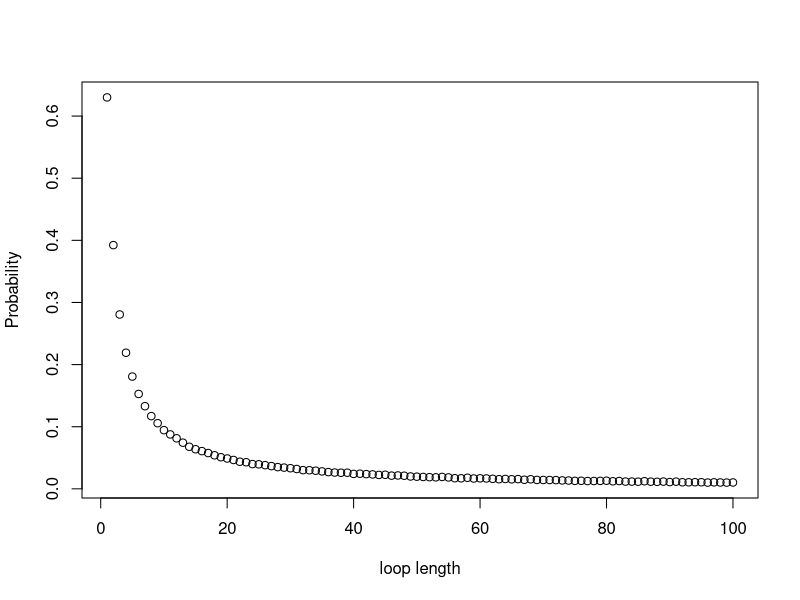

Recreate this plot in R.
## Code to simulate the prison number location problem.
## The challenge is that there 2*n prisoners each numbered 1:(2*n).
## In a room are 2*n boxes each labelled 1:(2*n). Each box contains
## a card with one of the numbers 1:(2*n) written on it.
## The cards have been randomly shuffled to boxes.
## Each prisoner is allowed to open n boxes. They
## succeed if they find the card with their number on it. After each 
## prisoner's go, the room is returned to exactly its initial state.
## If all prisoners succeed then they will go free. They can not
## communicate with other prisoners while in the room or afterwards.
## 3 strategies are suggested:
## 1. Each prisoner starts at the box with their number on it. They open the box,
##    take out the card and then open the box corresponding to the number on the
##    card. They repeat this process until they find their number or have opened
##    n boxes without finding it.
## 2. As 1 but starting at a randomly chosen box.
## 3. They simply open n boxes at random.
## The code here investigates the probability of a single prisoner succeeding
## under each strategy, and then the probability that they all succeed. 


prisoner <- function(k,u,strategy=1) {
## simulate one prisoner playing one of 3 strategies:
## Strategy 1
## 1. Start with the box with their number on it,
## 2. if it doesn't contain their number open the box corresponding to the number it does contain
## 3. repeat 2.
## Strategy 2 - as strategy 1, but starting from a random box.
## Strategy 3 - open n boxes at random until success (find your number), or n turns is up.
## k is the prisoner number. u is a vector representing the boxes. i.e. u[i] is the number contained
## in box number i. 
  n <- length(u)/2 ## number of boxes allowed to be opened
  ok <- 0; ## indicator of fail (0) or success (1)
  k0 <- k  ## copy of prisoner number
  if (strategy>1) k <- sample(1:(2*n),1) ## starting box for strategy 2
  if (strategy < 3) for (i in 1:n) { ## loop working through boxes
    if (u[k]==k0) { ## success prisoner number located in a box
      ok <- 1;break; ## box contains prisoner number
    } else k = u[k] ## next box to try
  } else { ## prisoner just tries boxes at random
    if (any(u[sample(1:(2*n),n)]==k0)) ok <- 1
  }
  ok ## return result
} ## prisoner

Pone <- function(k=1,n=50,strategy=1,nreps=10000) {
## compute approximate probability of a single prisoner succeeding, by simulation
## k is prisoner number, out of 2*n prisoners. nreps is number of attempts to
## simulate. 
  ok <- 0 ## counter for number of successful attempts
  for (j in 1:nreps) { ## replicate attempts
    u <- sample(1:(2*n),2*n) ## shuffle numbers to boxes
    ok <- ok + prisoner(k,u,strategy) ## play strategy and record success or not
  }
  ok/nreps ## estimated P(success)
} ## Pone

Pall <- function(n=50,strategy=1,nreps=10000) {
## simulate process of all 2*n prisoners attempting to find their number
## when all playing one of the 3 strategies
  ok <- 0 ## count of number of times all are sucessful.
  for (j in 1:nreps) { ## replicate all prisoners attempting task
    u <- sample(1:(2*n),2*n) ## shuffle keys to boxes
    ok.all <- TRUE ## have all prisoners succeeded?
    for (i in 1:(2*n)) { ## prisoner loop
      if (!prisoner(i,u,strategy)) { ## each prisoner plays
        ok.all <- FALSE;break ## one failed, so all fail
      }
    }
    if (ok.all) ok <- ok + 1 ## count up all succeeded
  }
  ok/nreps
} ## Pall


n <- 5;Pone(1,n,1);Pone(1,n,2);Pone(1,n,3);
Pall(n,1);Pall(n,2);Pall(n,3);
## strategies 2 and 3 give probabilities expected from product of
## individual probabilities - not strategy 1!

n <- 50;Pone(1,n,1);Pone(1,n,2);Pone(1,n,3);
Pall(n,1);Pall(n,2);Pall(n,3);
## same result, but even more dramatic.

## loop distribution

dloop <- function(n=50,nreps=100000) {
## obtain the distribution of loop lengths in random shuffles of
## digits 1:(2*n). Probability that a loop of a given length
## occurs at least once in a random shuffle is the target.
## If u contains the shuffled digits a loop is
## a seqence u[u[...u[u[k]]...]] = k. e.g. u[k] = k is a 1-loop
## u[u[k]]=k is a 2-loop etc. 
  d <- rep(0,2*n) ## vector for counting loop lengths 
  for (j in 1:nreps) { ## replicate simulation loop
    d0 <- rep(0,2*n) ## indicator for whether a loop of each length found 
    u <- sample(1:(2*n),2*n) ## shuffle digits to locations in u
    tried <- rep(FALSE,length(u)) ## keep track of elements not tried yet
    repeat { ## work through all loops in current u
      i0 <- min(which(!tried)) ## next un-tried loop start to try
      k0 <- k <- u[i0]; i<-1;tried[i0] <- TRUE ## first entry in loop
      while (u[k]!=k0) { ## follow loop back to start
        i <- i + 1 ## increment loop length counter
	k <- u[k];tried[k] <- TRUE
      }
      d0[i] <- 1 ## found a loop of length i in this replicate 
      if (all(tried)) break
    }
    d <- d + d0
  }
  d/nreps
} ## dloop

nreps <- 100000
d <- dloop(nreps=nreps)
1-sum(d[51:100]) ## probability of no loop longer than 50
## ... note this is the same as Probability of all suceeding...
plot(1:(2*n),d,xlab="loop length",ylab="Probability")
## or something based on barplot(d,xlab="loop length",ylab="Probability")